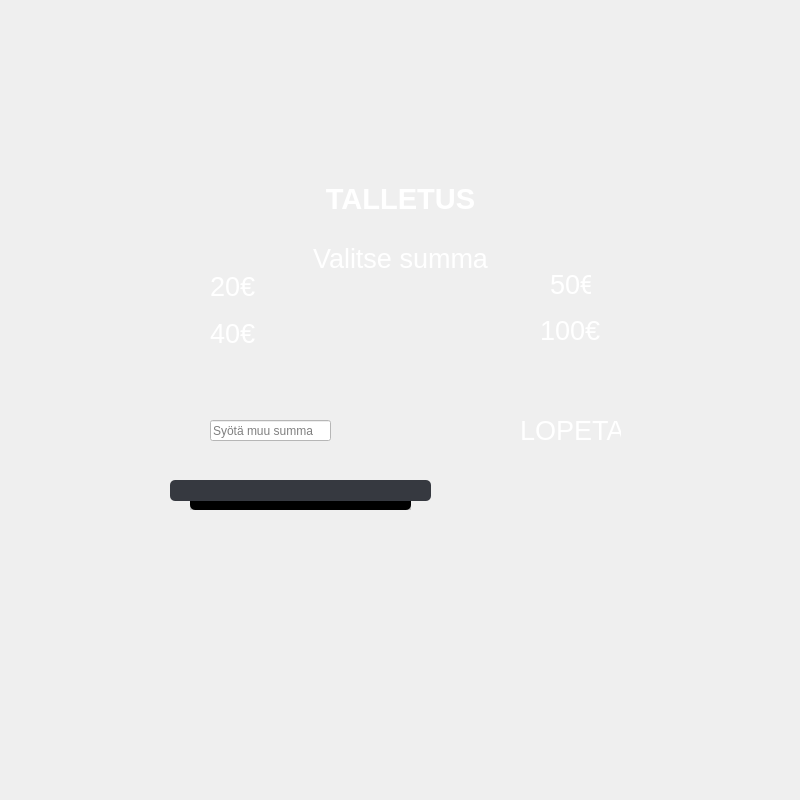
<?xml version="1.0" encoding="UTF-8"?>
<ui version="4.0">
 <class>DepositWindow</class>
 <widget class="QWidget" name="DepositWindow">
  <property name="geometry">
   <rect>
    <x>0</x>
    <y>0</y>
    <width>800</width>
    <height>800</height>
   </rect>
  </property>
  <property name="windowTitle">
   <string>Form</string>
  </property>
  <property name="styleSheet">
   <string notr="true">#DepositWindow {border-image: url(:atm-frontend/bgwithkeypad.png) 0 0 0 0 stretch stretch;}
QWidget { color: white;}
QPushButton { border: none;}</string>
  </property>
  <widget class="QLabel" name="label_2">
   <property name="geometry">
    <rect>
     <x>100</x>
     <y>243</y>
     <width>601</width>
     <height>31</height>
    </rect>
   </property>
   <property name="font">
    <font>
     <pointsize>20</pointsize>
    </font>
   </property>
   <property name="text">
    <string>Valitse summa</string>
   </property>
   <property name="alignment">
    <set>Qt::AlignCenter</set>
   </property>
  </widget>
  <widget class="QLabel" name="label_5">
   <property name="geometry">
    <rect>
     <x>550</x>
     <y>274</y>
     <width>41</width>
     <height>21</height>
    </rect>
   </property>
   <property name="font">
    <font>
     <pointsize>20</pointsize>
     <weight>50</weight>
     <bold>false</bold>
    </font>
   </property>
   <property name="styleSheet">
    <string notr="true">color: white;</string>
   </property>
   <property name="text">
    <string>50€</string>
   </property>
  </widget>
  <widget class="QPushButton" name="pushButtonFifty">
   <property name="geometry">
    <rect>
     <x>620</x>
     <y>259</y>
     <width>50</width>
     <height>51</height>
    </rect>
   </property>
   <property name="text">
    <string/>
   </property>
  </widget>
  <widget class="QPushButton" name="pushButtonExit">
   <property name="geometry">
    <rect>
     <x>620</x>
     <y>404</y>
     <width>50</width>
     <height>51</height>
    </rect>
   </property>
   <property name="text">
    <string/>
   </property>
  </widget>
  <widget class="QLabel" name="label_hole_cover">
   <property name="geometry">
    <rect>
     <x>170</x>
     <y>480</y>
     <width>261</width>
     <height>21</height>
    </rect>
   </property>
   <property name="styleSheet">
    <string notr="true">background-color:#363940;
border-radius:5px;</string>
   </property>
   <property name="frameShape">
    <enum>QFrame::NoFrame</enum>
   </property>
   <property name="text">
    <string/>
   </property>
   <property name="margin">
    <number>15</number>
   </property>
   <property name="indent">
    <number>-1</number>
   </property>
  </widget>
  <widget class="QLineEdit" name="lineEditWithDrawalAmount">
   <property name="geometry">
    <rect>
     <x>210</x>
     <y>420</y>
     <width>121</width>
     <height>21</height>
    </rect>
   </property>
   <property name="styleSheet">
    <string notr="true">color: black;
background-color:white;
</string>
   </property>
   <property name="text">
    <string/>
   </property>
   <property name="placeholderText">
    <string>Syötä muu summa</string>
   </property>
  </widget>
  <widget class="QPushButton" name="pushButtonFourty">
   <property name="geometry">
    <rect>
     <x>130</x>
     <y>315</y>
     <width>50</width>
     <height>40</height>
    </rect>
   </property>
   <property name="text">
    <string/>
   </property>
  </widget>
  <widget class="QLabel" name="label">
   <property name="geometry">
    <rect>
     <x>100</x>
     <y>183</y>
     <width>601</width>
     <height>31</height>
    </rect>
   </property>
   <property name="font">
    <font>
     <pointsize>22</pointsize>
     <weight>75</weight>
     <bold>true</bold>
    </font>
   </property>
   <property name="text">
    <string>TALLETUS</string>
   </property>
   <property name="alignment">
    <set>Qt::AlignCenter</set>
   </property>
  </widget>
  <widget class="QPushButton" name="pushButtonTwenty">
   <property name="geometry">
    <rect>
     <x>129</x>
     <y>264</y>
     <width>50</width>
     <height>40</height>
    </rect>
   </property>
   <property name="text">
    <string/>
   </property>
  </widget>
  <widget class="QLabel" name="label_6">
   <property name="geometry">
    <rect>
     <x>540</x>
     <y>320</y>
     <width>91</width>
     <height>21</height>
    </rect>
   </property>
   <property name="font">
    <font>
     <pointsize>20</pointsize>
     <weight>50</weight>
     <bold>false</bold>
    </font>
   </property>
   <property name="styleSheet">
    <string notr="true">color: white;</string>
   </property>
   <property name="text">
    <string>100€</string>
   </property>
  </widget>
  <widget class="QLabel" name="labelErrorMessage">
   <property name="geometry">
    <rect>
     <x>100</x>
     <y>274</y>
     <width>601</width>
     <height>20</height>
    </rect>
   </property>
   <property name="font">
    <font>
     <pointsize>10</pointsize>
    </font>
   </property>
   <property name="text">
    <string/>
   </property>
   <property name="alignment">
    <set>Qt::AlignCenter</set>
   </property>
  </widget>
  <widget class="QLabel" name="label_7">
   <property name="geometry">
    <rect>
     <x>520</x>
     <y>420</y>
     <width>101</width>
     <height>21</height>
    </rect>
   </property>
   <property name="font">
    <font>
     <pointsize>20</pointsize>
     <weight>50</weight>
     <bold>false</bold>
    </font>
   </property>
   <property name="styleSheet">
    <string notr="true">color: white;</string>
   </property>
   <property name="text">
    <string>LOPETA</string>
   </property>
  </widget>
  <widget class="QPushButton" name="pushButtonHundred">
   <property name="geometry">
    <rect>
     <x>620</x>
     <y>310</y>
     <width>50</width>
     <height>41</height>
    </rect>
   </property>
   <property name="text">
    <string/>
   </property>
  </widget>
  <widget class="QPushButton" name="pushButtonWdCustomAmount">
   <property name="geometry">
    <rect>
     <x>130</x>
     <y>410</y>
     <width>50</width>
     <height>40</height>
    </rect>
   </property>
   <property name="text">
    <string/>
   </property>
  </widget>
  <widget class="QLabel" name="label_4">
   <property name="geometry">
    <rect>
     <x>210</x>
     <y>323</y>
     <width>81</width>
     <height>21</height>
    </rect>
   </property>
   <property name="font">
    <font>
     <pointsize>20</pointsize>
     <weight>50</weight>
     <bold>false</bold>
    </font>
   </property>
   <property name="styleSheet">
    <string notr="true">color: white;</string>
   </property>
   <property name="text">
    <string>40€</string>
   </property>
  </widget>
  <widget class="QLabel" name="label_3">
   <property name="geometry">
    <rect>
     <x>210</x>
     <y>276</y>
     <width>81</width>
     <height>21</height>
    </rect>
   </property>
   <property name="font">
    <font>
     <pointsize>20</pointsize>
     <weight>50</weight>
     <bold>false</bold>
    </font>
   </property>
   <property name="styleSheet">
    <string notr="true">color: white;</string>
   </property>
   <property name="text">
    <string>20€</string>
   </property>
  </widget>
  <widget class="QLabel" name="label_hole_shadow">
   <property name="geometry">
    <rect>
     <x>190</x>
     <y>500</y>
     <width>221</width>
     <height>10</height>
    </rect>
   </property>
   <property name="styleSheet">
    <string notr="true">background-color:rgba(0,0,0,50);</string>
   </property>
   <property name="frameShape">
    <enum>QFrame::NoFrame</enum>
   </property>
   <property name="text">
    <string/>
   </property>
  </widget>
  <widget class="QLabel" name="label_money_hole">
   <property name="geometry">
    <rect>
     <x>190</x>
     <y>480</y>
     <width>221</width>
     <height>30</height>
    </rect>
   </property>
   <property name="styleSheet">
    <string notr="true">background-color:black;
border-radius:5px;
</string>
   </property>
   <property name="text">
    <string/>
   </property>
   <property name="margin">
    <number>0</number>
   </property>
  </widget>
  <zorder>label_2</zorder>
  <zorder>label_5</zorder>
  <zorder>pushButtonFifty</zorder>
  <zorder>pushButtonExit</zorder>
  <zorder>lineEditWithDrawalAmount</zorder>
  <zorder>pushButtonFourty</zorder>
  <zorder>label</zorder>
  <zorder>pushButtonTwenty</zorder>
  <zorder>label_6</zorder>
  <zorder>labelErrorMessage</zorder>
  <zorder>label_7</zorder>
  <zorder>pushButtonHundred</zorder>
  <zorder>pushButtonWdCustomAmount</zorder>
  <zorder>label_4</zorder>
  <zorder>label_3</zorder>
  <zorder>label_hole_shadow</zorder>
  <zorder>label_money_hole</zorder>
  <zorder>label_hole_cover</zorder>
 </widget>
 <resources/>
 <connections/>
</ui>
